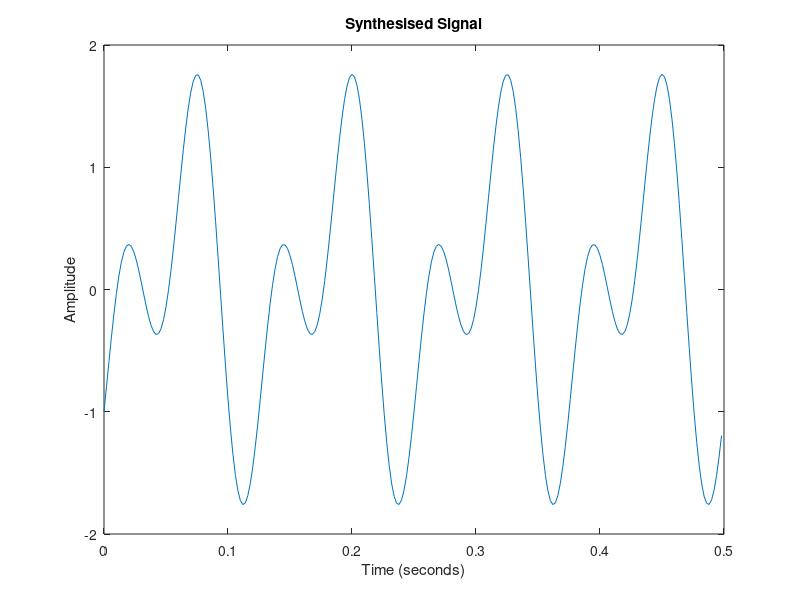
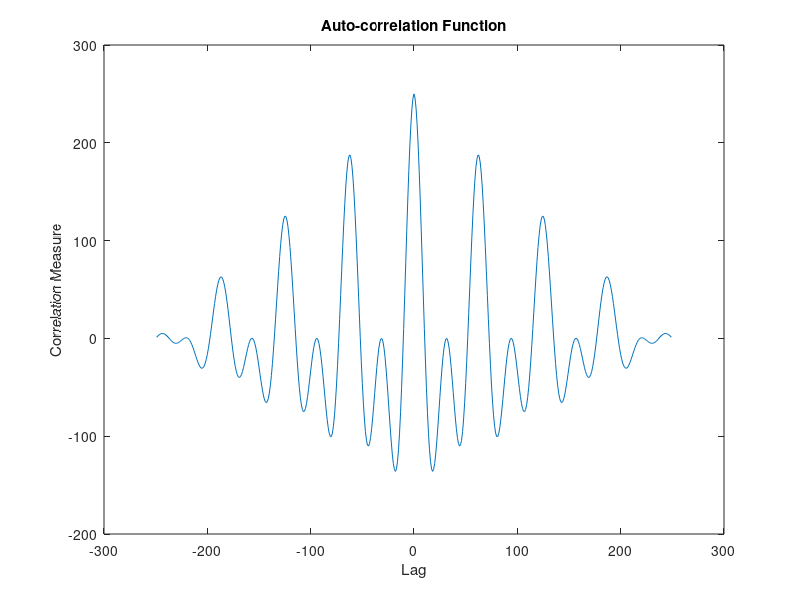

Recreate these plots in MATLAB, in order. (Note: this script raises an error after producing the figures.)
%% Using Autocorrelation to track the local period of a signal
% This code is used as part of a youtube video demonstration 
% See http://youtube.com/ddorran
%
% Code available at https://dadorran.wordpress.com       
%
% The following wav file can be downloaded from 
%       https://www.dropbox.com/s/3y25abf1xuqpizj/speech_demo.wav
clc 
clear all
close all
%% synthesise a periodic signal to use as a basic demo
fs = 500;
T = 1/fs;
N = 250; % desired length of signal
t = [0:N-1]*T; %time vector 
f1 = 8; f2=f1*2; 
x = sin(2*pi*f1*t-pi/2) + sin(2*pi*f2*t);
% x = sin(2*pi*f1*t-pi/2);
plot(t, x)
ylabel('Amplitude')
xlabel('Time (seconds)')
title('Synthesised Signal');
%% Zapis do pliku
% data_to_export = single(x);
% dlmwrite('sin_exported.txt',data_to_export,'delimiter',',','precision',9)
% [export_corr, export_lag] = xcorr(data_to_export,data_to_export)
% dlmwrite('corr_exported.txt',export_corr,'delimiter',',','precision',9)
%% Determine the autocorrelation function
[rxx, lags] = xcorr(x,x);
figure
plot(lags, rxx)
xlabel('Lag')
ylabel('Correlation Measure')
title('Auto-correlation Function')
 
%% Illustrate the auto correlation process
%function available from https://dadorran.wordpress.com
illustrate_xcorr(x,x) 

%% Identify most prominent peaks
% Most prominent peak will be at the center of the correlation function
first_peak_loc = length(x) + 1;
 
% Lots of possible ways to identify second prominent peak. Am going to use a crude approach
% relying on some assumed prior knowledge of the signal. Am going to assume
% that the signal has a minimum possible period of .06 seconds = 30 samples;
min_period_in_samples = 30; 
half_min = min_period_in_samples/2 ;
 
seq = rxx;
seq(first_peak_loc-half_min: first_peak_loc+half_min) = min(seq);
figure
plot(lags,rxx,'rx');
hold on
plot(lags,seq)

[max_val, second_peak_loc] = max(seq);
period_in_samples =  abs(second_peak_loc -first_peak_loc)
period = period_in_samples*T
fundamental_frequency = 1/period